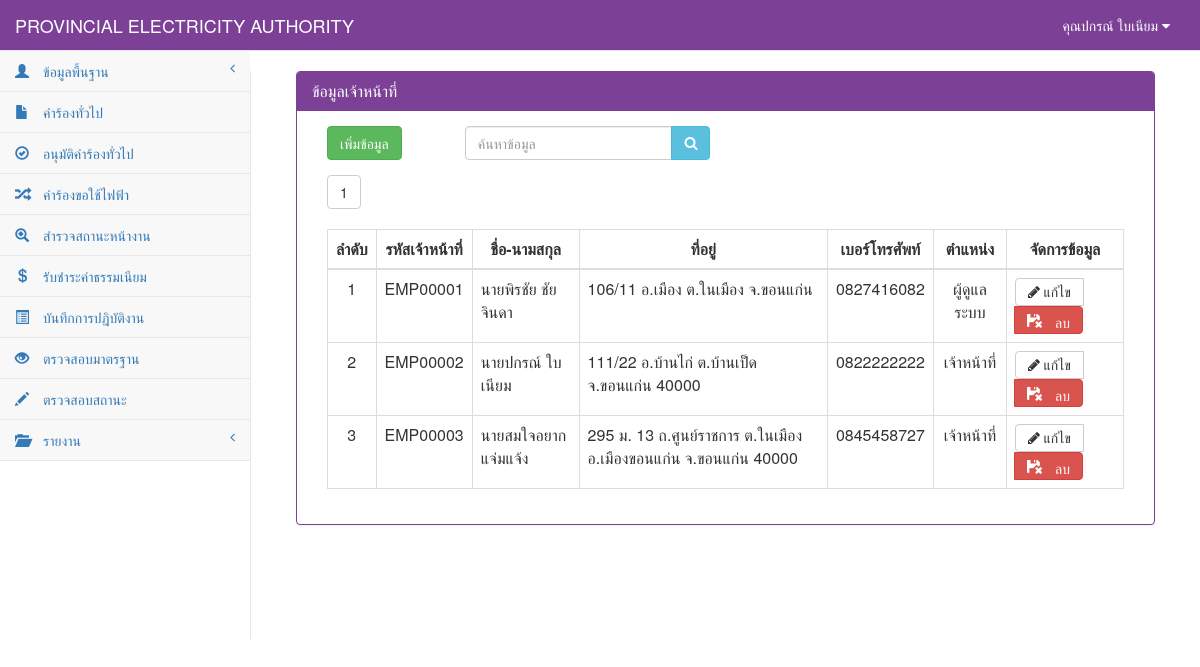
Before: /user_show.php (signed in) with the older database file.
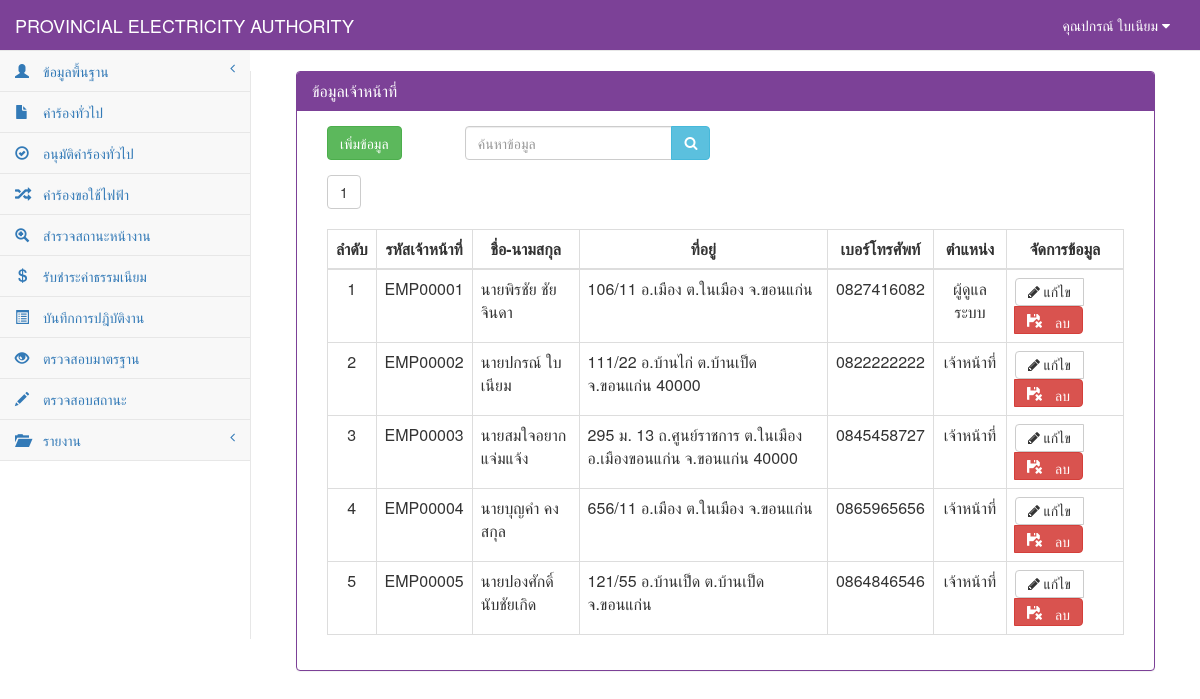
After: the same page with the newer database file.
### tables this page shows
CREATE TABLE `tb_user` (
  `user_id` char(13) NOT NULL,
  `user_code` char(13) NOT NULL,
  `user_first` int(1) NOT NULL,
  `user_name` varchar(50) NOT NULL,
  `user_last` varchar(50) NOT NULL,
  `user_add` text NOT NULL,
  `user_tel` char(10) NOT NULL,
  `user_pos` int(1) NOT NULL,
  `user_pass` varchar(12) NOT NULL,
  PRIMARY KEY  (`user_id`)
);

### connect_db.php (called while the page is built, shortened)
<?php
$dbname="pea";
$limit=10;
?>

### user_show.php (the view, shortened to what this page needs)
<?php
include "connect_db.php";
?>
<!DOCTYPE html>
<html>
<head>
    <link href="vendor/bootstrap/css/bootstrap.css" rel="stylesheet">
    <link href="vendor/metisMenu/metisMenu.css" rel="stylesheet">
    <link href="dist/css/sb-admin-2.css" rel="stylesheet">
    <link href="vendor/font-awesome/css/font-awesome.css" rel="stylesheet" type="text/css">
</head>
<body>
<?php include "header.php";?>
<?php
    include"sidebar.php";
?>
    <div id="page-wrapper">
        <div class="col-sm-12 ">
            <div class="panel panel-primary">
                <div class="panel-heading">
                    <h2 class="panel-title">ข้อมูลเจ้าหน้าที่</h2>
                </div>
            <div class="panel-body">
            <div class="col-sm-2">
                    <a href="user_add.php"><input type="button" value="เพิ่มข้อมูล" class="btn  btn-success"></a>
            </div>
            <div class="col-sm-4">
                <form name="frmSearch" method="POST">
                    <div class="form-group input-group">
                        <input type="search" name="search" class="form-control" placeholder="ค้นหาข้อมูล">
                        <span class="input-group-btn">
                            <button class="btn btn-info" type="submit" style="height:34px;"><i class="fa fa-search"></i></button>
                        </span>
                    </div>
                </form>
            </div>
            <div class="col-sm-12">
                <div class="table-responsive">
                    <?php
                        $sql_all_rows="select * from tb_user order by user_id";
                        $result_all_rows=mysql_db_query($dbname,$sql_all_rows);
                        $rows=mysql_num_rows($result_all_rows);
                        $total_page=ceil($rows/$limit);
                        if($_GET[start]==""){ $start="1"; }else{ $start=$_GET[start]; }
                    ?>
                    <?php
                    for($i=1;$i<=$total_page;$i++){
                            if($start==$i){
                                    echo "<a href='user_show.php?start=".$i."&limit=".$limit."'><button class='btn btn-default '>".$i."</button></a>&nbsp;";
                            }else{
                                    echo "<a href='user_show.php?start=".$i."&limit=".$limit."' c><button class='btn btn-default active'>".$i."</button></a>&nbsp;";
                            }
                    }
                    ?> <br><br>
                    <table width="100%" class="table table-bordered table-hover">
                        <thead>
                            <tr>
                                <th class=" text-center" >ลำดับ</th>
                                <th class=" text-center" >รหัสเจ้าหน้าที่</th>
                                <th class=" text-center" >ชื่อ-นามสกุล</th>
                                <th class=" text-center" >ที่อยู่</th>
                                <th class=" text-center" >เบอร์โทรศัพท์</th>
                                <th class=" text-center" >ตำแหน่ง</th>
                                <th class=" text-center">จัดการข้อมูล</th>
                            </tr>
                        </thead>
                            <tbody>
                            <?php
                                $n=0;
                                if($_GET[start]=="" || $_GET[start]=="1"){
                                        $page="0";
                                }else{
                                        $page=($_GET[start]-1)*$limit;
                                }
                                $sql="select * from tb_user where user_id like '%".$_POST[search]."%' or user_name like '%".$_POST[search]."%' or user_last like '%".$_POST[search]."%' limit $page,$limit ";
                                $result=mysql_db_query($dbname,$sql);
                                    if(mysql_num_rows($result)>0){
                                        while($array=mysql_fetch_array($result)){
                                            $n++;
                                            if($array[user_first]==0){
                                                $first="นาย";
                                            }elseif($array[user_first]==1){
                                                $first="นาง";
                                            }else{
                                               $first="นางสาว";
                                            }
                                            if($array[user_pos]==0){
                                                $stat="ผู้ดูแลระบบ";
                                            }else{
                                               $stat="เจ้าหน้าที่";
                                            }
                            ?>
                                    <tr>
                                        <td class="text-center"><?=$n?></td>
                                            <td><?=$array[user_id]?></td>
                                            <td><?=$first?><?=$array[user_name]?> <?=$array[user_last]?></td>
                                            <td><?=$array[user_add]?></td>
                                            <td class="text-center"><?=$array[user_tel]?></td>
                                            <td class="text-center"><?=$stat?></td>
                                            <td align="center">
                                                <div class="btn-group">
                                                    <a class="btn btn-default" href="user_add.php?id=<?=$array[user_id]?>&mode=edit" title="แก้ไข"><i class="fa fa-pencil"> แก้ไข</i></a>
                                                    <a class="btn btn-danger" onclick="return confirm('คุณต้องการลบข้อมูลนี้ ?')" href="user_save.php?id=<?=$array[user_id]?>&mode=del" ><span class="glyphicon glyphicon-floppy-remove"> ลบ</span></a>
                                                </div>
                                            </td>
                                    </tr>
                                    <?php
                                    }
                                        }else{
                                    ?>
                                    <tr><td colspan="7" align="center">ไม่พบข้อมูล</td></tr>
                                    <?
                                            }
                                    ?>
                            </tbody>
                    </table>
                </div>
            </div>
        </div>
        </div>
    </div>
</div>
</body>
</html>

### header.php (shortened to what this page needs)
<?php
$sqluser="select *from tb_user where user_id='".$_SESSION[loginid]."'";
$reuser=mysql_db_query($dbname,$sqluser);
$user=mysql_fetch_array($reuser);
?>
<nav style="background-color:#7c4197;" class="navbar navbar-default navbar-static-top" role="navigation" style="margin-bottom: 0" >
            <div class="navbar-header" >
                <a class="navbar-brand" style="color: White" href="index.php">PROVINCIAL ELECTRICITY AUTHORITY</a>
            </div>
            <ul class="nav navbar-top-links navbar-right" >
                 <li class="dropdown">
                     <a style="color: White" class="dropdown-toggle" data-toggle="dropdown" href="#">
                        คุณ<?=$user[user_name]?> <?=$user[user_last]?>
                        <i class="fa fa-caret-down"></i>
                    </a>
                </li>
            </ul>

### sidebar.php (shortened to what this page needs)
<?php
if($user[user_pos]==0){
?>
            <div class="navbar-default sidebar" role="navigation">
                <div class="sidebar-nav navbar-collapse">
                    <ul class="nav" id="side-menu">
                        <li>
                            <a href="#"><i class="hidden-xs showopacity glyphicon glyphicon-user">&nbsp;</i>ข้อมูลพื้นฐาน<span class="fa arrow"></span></a>
                            <ul class="nav nav-second-level">
                                <li><a href="user_show.php" >ข้อมูลเจ้าหน้าที่</a></li>
                                <li><a href="customer_show" >ข้อมูลผู้ใช้บริการ</a></li>
                                <li><a href="meter_show" >ข้อมูลประเภทมิเตอร์</a></li>
                            </ul>
                            <li>
                            <a href="#"><i class="hidden-xs showopacity glyphicon glyphicon-folder-open">&nbsp;</i>รายงาน<span class="fa arrow"></span></a>
                            <ul class="nav nav-second-level">
                                <li><a href="#.php" >คำร้องทั่วไป</a></li>
                                <li><a href="#.php" >อนุมัติคำร้องทั่วไป</a></li>
                                <li><a href="#.php" >คำร้องขอใช้ไฟฟ้า</a></li>
                                <li><a href="#" >สำรวจสถานะหน้างาน</a></li>
                            </ul>
                        </li>
                        </li>
                    </ul>
                </div>
            </div>
<?php }else{ ?>
            <div class="navbar-default sidebar" role="navigation">
                <div class="sidebar-nav navbar-collapse">
                    <ul class="nav" id="side-menu">
                        <li>
                            <a href="#"><i class="hidden-xs showopacity glyphicon glyphicon-user">&nbsp;</i>ข้อมูลพื้นฐาน<span class="fa arrow"></span></a>
                        </li>
                        <li><a href="requestGeneral_show.php"><i class="hidden-xs showopacity glyphicon glyphicon-file">&nbsp;</i>คำร้องทั่วไป</a></li>
                        <li><a href="StatusGeneral.php"><i class="hidden-xs showopacity glyphicon glyphicon-ok-circle">&nbsp;</i>อนุมัติคำร้องทั่วไป</a></li>
                        <li><a href="RequestElectricity_show.php"><i class="hidden-xs showopacity glyphicon glyphicon-random">&nbsp;</i>คำร้องขอใช้ไฟฟ้า</a></li>
                        <li><a href="StatusElectricity.php"><i class="hidden-xs showopacity glyphicon glyphicon-zoom-in">&nbsp;</i>สำรวจสถานะหน้างาน</a></li>
                        <li><a href="fee_show.php"><i class="hidden-xs showopacity glyphicon glyphicon-usd">&nbsp;</i>รับชำระค่าธรรมเนียม</a></li>
                        <li><a href="work_show.php"><i class="hidden-xs showopacity glyphicon glyphicon-list-alt">&nbsp;</i>บันทึกการปฎิบัติงาน</a></li>
                        <li><a href="#.php"><i class="hidden-xs showopacity glyphicon glyphicon-eye-open">&nbsp;</i>ตรวจสอบมาตรฐาน</a></li>
                        <li><a href="#.php"><i class="hidden-xs showopacity glyphicon glyphicon-pencil">&nbsp;</i>ตรวจสอบสถานะ</a></li>
                        <li>
                            <a href="#"><i class="hidden-xs showopacity glyphicon glyphicon-folder-open">&nbsp;</i>รายงาน<span class="fa arrow"></span></a>
                        </li>
                    </ul>
                </div>
            </div>
<?php } ?>
        </nav>

Changed rows visible on the page:
added tb_user: user_id "EMP00004", user_first "นาย", user_name "บุญคำ", user_last "คงสกุล", user_add "656/11 อ.เมือง ต.ในเมือง จ.ขอนแก่น", user_tel "0865965656", user_pos "เจ้าหน้าที่"
added tb_user: user_id "EMP00005", user_first "นาย", user_name "ปองศักดิ์", user_last "นับชัยเกิด", user_add "121/55 อ.บ้านเป็ด ต.บ้านเป็ด จ.ขอนแก่น", user_tel "0864846546", user_pos "เจ้าหน้าที่"
